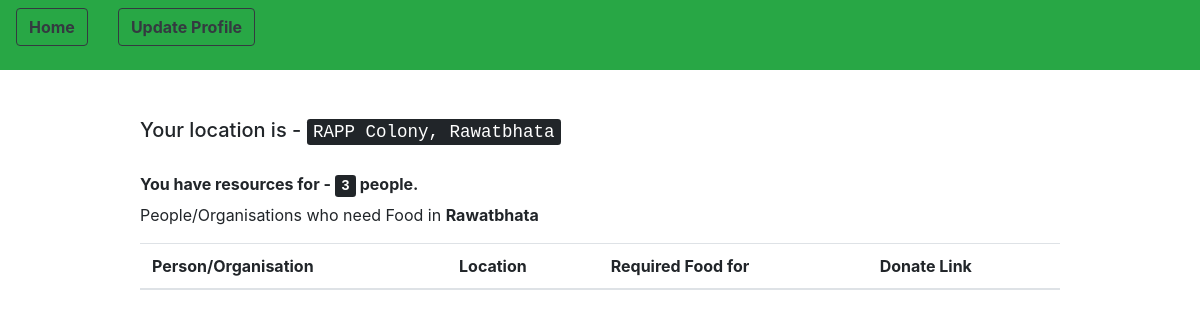
The app's page /users/showRecievers/ (signed in), older data.
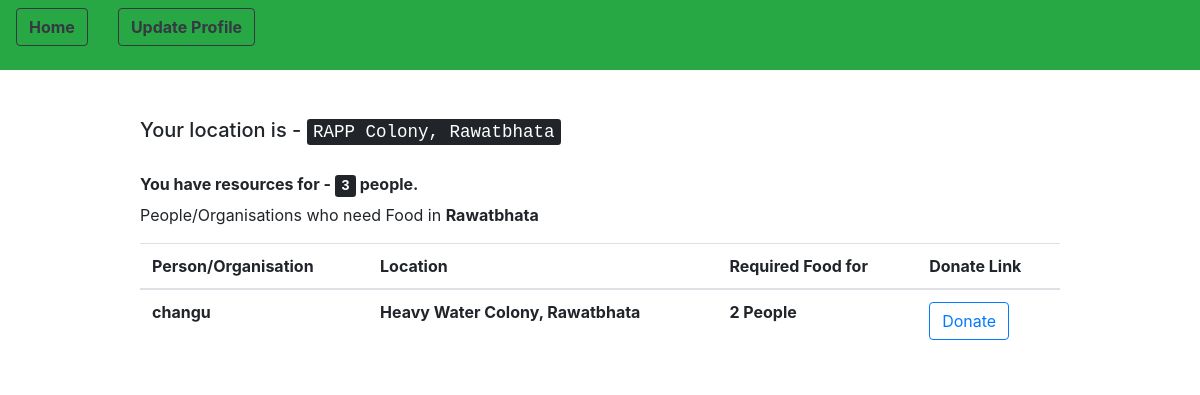
The same page, newer data.
### customUser/models.py (models this page shows, shortened)
class CustomUser(AbstractUser):
    pin_code = models.IntegerField(null = True)
    contact_no = models.IntegerField(null = True)
    resources = models.IntegerField(null = True) # no. of persons avability/requirement
    locality = models.CharField(max_length = 100)
    city = models.CharField(max_length = 50)
    """CHOICES=[('0','Donor'),
                   ('1','Reciever')]"""
    state = models.CharField(max_length = 50, default = " ")
    donor = models.BooleanField(default = 'False') # 0 - Donor 1 - Reciever
    email = models.EmailField(unique=True)

### customUser/views.py (the view)
# urls.py: path('showRecievers/', views.show_nearby_recievers, name = 'showNearbyRecievers'),
@login_required(login_url = "/users/login")
def show_nearby_recievers(request):
	you = request.user
	you_address = you.locality + ',' + you.city
	donors = CustomUser.objects.filter(city = you.city)
	return render(request, 'show_recievers.html', {'you' : you, 'donors' : donors})

### templates/show_recievers.html (shortened to what this page needs)
{% extends 'base.html' %}
{% block navigation %}
	<div class = "row">
		<div class = "col">
	<form method = "post" action = "{% url 'homePage' %}">
		<button type = "submit" class = "btn btn-outline-dark navbar-btn"> <strong>Home </strong></button>
	</form>
</div>
<div class = "col">
			<form method = "get" action = "{% url 'edit_profile' %}">
				<button type = "submit" class = "btn btn-outline-dark navbar-btn"> <strong> Update Profile </strong></button>
			</form>
		</div>
	</div>
{% endblock %}
{% block content %}
	<h5> Your location is - <kbd> {{ you.locality }}, {{ you.city }} </kbd> </h5> <br>
	<h6> <strong> You have resources for - <kbd> {{ you.resources }}</kbd> people.</strong></h6>
	<p> People/Organisations who need Food in <strong> {{ you.city }} </strong> </p>
	<table class = "table">
			<thead>
				<tr>
					<th scope="col"> Person/Organisation </th>
					<th scope="col"> Location </th>
					<th scope="col"> Required Food for </th>
					<th scope ="col"> Donate Link </th>
				</tr>
			</thead>
			<tbody>
	{% for i in donors %}
		{% if i.username != 'admin' and i.donor == False and i.resources > 0 %}
				<tr>
				<th scope="row"> {{ i.username }}  </th>
				<th scope="row"> {{ i.locality }}, {{ i.city }} </th>
				<th scope="row"> {{ i.resources }} People </th>
				<th scope="row">
					<form method = "get" action = "{% url 'donation_done' i.email %}"> {% csrf_token %}
						<button class = "btn btn-outline-primary"> Donate </button>
					</form>
				</th>
			</tr>
		{% endif %}
	{% endfor %}
	</tbody>
			</table>
	<br> <br>
{% endblock %}

Row changes from the older to the newer data that the page shows:
now on this page (row edited): CustomUser: username "changu", locality "Heavy Water Colony", city "Rawatbhata", resources "2"
